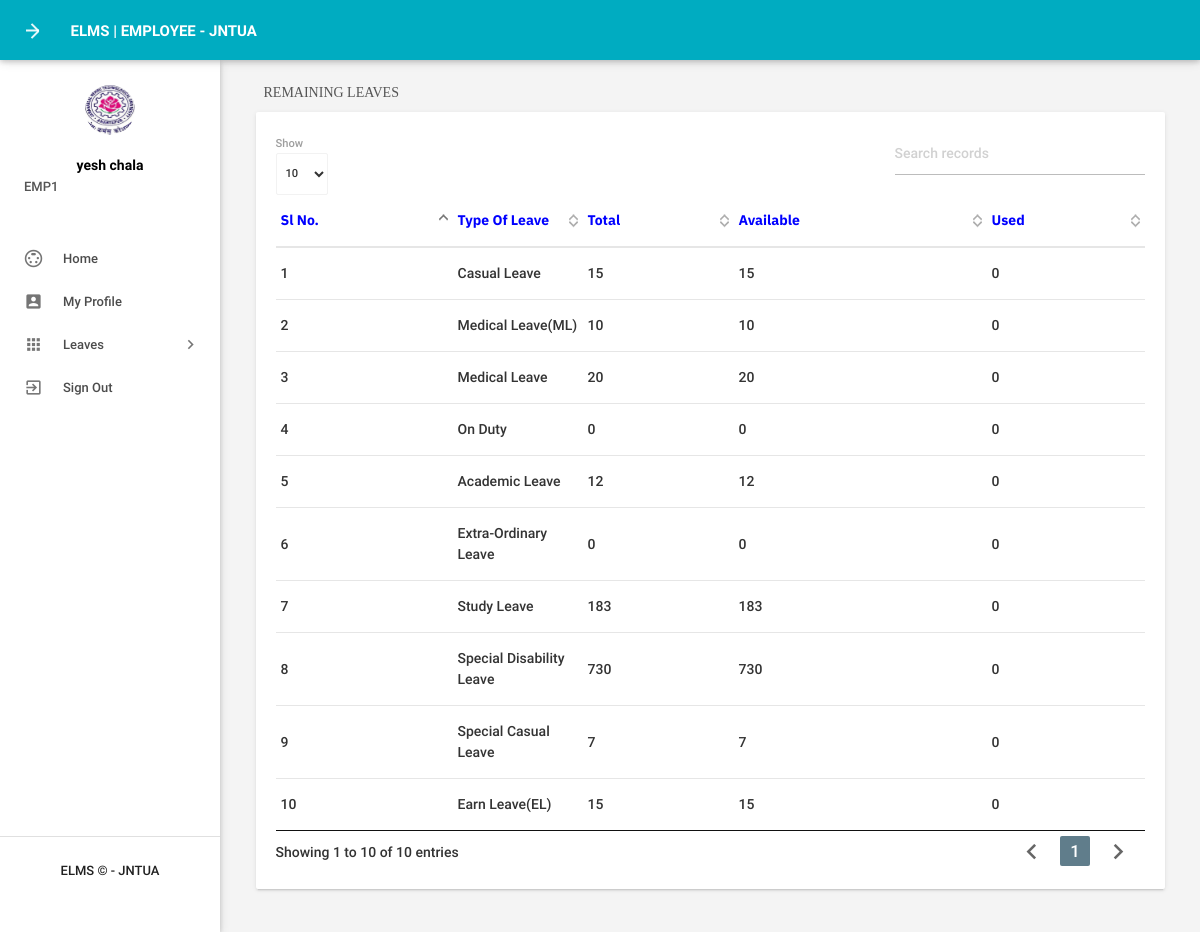
The app's page /elms/remaining-leaves.php (signed in) with its own data.
### tables this page shows
CREATE TABLE `tblemployees` (
  `id` int(11) NOT NULL,
  `EmpId` varchar(100) NOT NULL,
  `FirstName` varchar(150) DEFAULT NULL,
  `LastName` varchar(150) DEFAULT NULL,
  `EmailId` varchar(200) DEFAULT NULL,
  `Password` varchar(180) DEFAULT NULL,
  `Gender` varchar(100) DEFAULT NULL,
  `Dob` varchar(100) DEFAULT NULL,
  `Department` varchar(255) DEFAULT NULL,
  `Address` varchar(255) DEFAULT NULL,
  `City` varchar(200) DEFAULT NULL,
  `Country` varchar(150) DEFAULT NULL,
  `Phonenumber` char(11) DEFAULT NULL,
  `Status` int(1) DEFAULT NULL,
  `RegDate` timestamp NULL DEFAULT current_timestamp()
);

CREATE TABLE `tblleavetype` (
  `id` int(11) NOT NULL,
  `LeaveType` varchar(200) DEFAULT NULL,
  `Description` mediumtext DEFAULT NULL,
  `Leaves` int(200) NOT NULL,
  `AppliedTo` varchar(10) DEFAULT 'Both',
  `ValidDays` varchar(11) NOT NULL
);

### elms/remaining-leaves.php (the view, shortened to what this page needs)
<?php
include('includes/config.php');
if(strlen($_SESSION['emplogin'])==0)
    {
header('location:index.php');
}
else{
 ?>
<!DOCTYPE html>
<html lang="en">
<head>
    <link type="text/css" rel="stylesheet" href="assets/plugins/materialize/css/materialize.min.css" />
    <link type="text/css" rel="stylesheet" href="assets/plugins/materialize/css/materialize.css" />
    <link href="assets/plugins/material-preloader/css/materialPreloader.min.css" rel="stylesheet">
    <link href="assets/plugins/datatables/css/jquery.dataTables.min.css" rel="stylesheet">
    <link href="assets/css/alpha.min.css" rel="stylesheet" type="text/css" />
    <link href="assets/css/custom.css" rel="stylesheet" type="text/css" />
    <link href="assets/css/style.css" rel="stylesheet" type="text/css" />
</head>
<body>
    <?php include('includes/header.php');?>
    <?php include('includes/sidebar.php');?>
    <main class="mn-inner">
        <div class="row">
            <div class="col s12">
                <div class="page-title fb">
                    <h5>
                    Remaining Leaves
                    </h5>
                </div>
            </div>
            <div class="col s12 m12 l12">
                <div class="card">
                    <div class="card-content">
                        <table id="example" class="display responsive-table ">
                            <thead>
                                <tr class="fs">
                                    <th style="color: blue;" class="fs">Sl No.</th>
                                    <th style="color: blue;" width="120">Type Of Leave</th>
                                    <th style="color: blue;">Total</th>
                                    <th style="color: blue;">Available</th>
                                    <th style="color: blue;">Used</th>
                                </tr>
                            </thead>
                            <tbody>
                                <?php
                                $eid=$_SESSION['eid'];
                                $gen = $_SESSION['gender'];
$both="Both";
$sql = "SELECT * from tblleavetype where AppliedTo= :both or AppliedTo = :gen";
$query = $dbh -> prepare($sql);
$query->bindParam(':both',$both,PDO::PARAM_STR);
$query->bindParam(':gen',$gen,PDO::PARAM_STR);
$query->execute();
$results=$query->fetchAll(PDO::FETCH_OBJ);
$cnt=1;
$sql2 = "SELECT * from tbtotalleaves where empid=:eid ";
$query2 = $dbh -> prepare($sql2);
$query2->bindParam(':eid',$eid,PDO::PARAM_STR);
$query2->execute();
$ress=$query2->fetch(PDO::FETCH_OBJ);
if($query->rowCount() > 0)
{
foreach($results as $result)
{
                                     ?>
                                <tr>
                                    <td> <?php echo htmlentities($cnt);?></td>
                                    <td><?php echo htmlentities($result->LeaveType);?></td>
                                    <td><?php echo htmlentities($result->Leaves);?></td>
                                    <td><?php
                                    $col = "_".$result->id;
                                    $dayss=$result->Leaves - $ress-> $col;
                                    echo htmlentities($ress->$col);?></td>
                                    <td><?php
                                    echo htmlentities($dayss);?></td>
                                </tr>
                                <?php $cnt++;} }
?>
                            </tbody>
                        </table>
                    </div>
                </div>
            </div>
        </div>
    </main>
    </div>
    <div class="left-sidebar-hover"></div>
</body>
</html>
<?php } ?>

### elms/includes/header.php (shortened to what this page needs)
<div class="mn-content fixed-sidebar">
    <header class="mn-header navbar-fixed">
        <nav class="cyan darken-1">
            <div class="nav-wrapper row">
                <section class="material-design-hamburger navigation-toggle">
                    <a href="#" data-activates="slide-out" class="button-collapse show-on-large material-design-hamburger__icon">
                        <span class="material-design-hamburger__layer"></span>
                    </a>
                </section>
                <div class="header-title col s3">
                    <span class="chapter-title">ELMS | Employee - JNTUA</span>
                </div>
            </div>
        </nav>
    </header>

### elms/includes/sidebar.php (shortened to what this page needs)
     <aside id="slide-out" class="side-nav white fixed">
                <div class="side-nav-wrapper">
                    <div class="sidebar-profile">
                        <div class="sidebar-profile-image">
                            <img src="assets/images/profile-image.png" class="circle" alt="">
                        </div>
                        <div class="sidebar-profile-info">
                    <?php
$eid=$_SESSION['eid'];
$sql = "SELECT FirstName,LastName,EmpId from  tblemployees where id=:eid";
$query = $dbh -> prepare($sql);
$query->bindParam(':eid',$eid,PDO::PARAM_STR);
$query->execute();
$results=$query->fetchAll(PDO::FETCH_OBJ);
if($query->rowCount() > 0)
{
foreach($results as $result)
{               ?>
                                <p><?php echo htmlentities($result->FirstName." ".$result->LastName);?></p>
                                <span><?php echo htmlentities($result->EmpId)?></span>
                         <?php }} ?>
                        </div>
                    </div>
                <ul class="sidebar-menu collapsible collapsible-accordion" data-collapsible="accordion">
                <li class="no-padding"><a class="waves-effect waves-grey" href="emp-changepassword.php"><i class="material-icons">settings_input_svideo</i>Home</a></li>
  <li class="no-padding"><a class="waves-effect waves-grey" href="myprofile.php"><i class="material-icons">account_box</i>My Profile</a></li>
                    <li class="no-padding">
                        <a class="collapsible-header waves-effect waves-grey"><i class="material-icons">apps</i>Leaves<i class="nav-drop-icon material-icons">keyboard_arrow_right</i></a>
                    </li>
                  <li class="no-padding">
                                <a class="waves-effect waves-grey" href="logout.php"><i class="material-icons">exit_to_app</i>Sign Out</a>
                            </li>
                </ul>
                <div class="footer">
                    <p> ELMS © - JNTUA</p>
                </div>
                </div>
            </aside>

### elms/remaining-leaves.php (style rules this page uses)
.fb { font-family: 'Bitter', serif; }
.fs { font-family: 'IBM Plex Sans', sans-serif; }

### records on screen
tblemployees: FirstName+LastName "yesh chala", EmpId "EMP1"
tblleavetype: LeaveType "Casual Leave", Leaves "15", col "15", Leaves "0"
tblleavetype: LeaveType "Medical Leave(ML)", Leaves "10", col "10", Leaves "0"
tblleavetype: LeaveType "Medical Leave", Leaves "20", col "20", Leaves "0"
tblleavetype: LeaveType "On Duty", Leaves "0", col "0"
tblleavetype: LeaveType "Academic Leave", Leaves "12", col "12", Leaves "0"
tblleavetype: LeaveType "Extra-Ordinary Leave", Leaves "0", col "0"
tblleavetype: LeaveType "Study Leave", Leaves "183", col "183", Leaves "0"
tblleavetype: LeaveType "Special Disability Leave", Leaves "730", col "730", Leaves "0"
tblleavetype: LeaveType "Special Casual Leave", Leaves "7", col "7", Leaves "0"
tblleavetype: LeaveType "Earn Leave(EL)", Leaves "15", col "15", Leaves "0"
